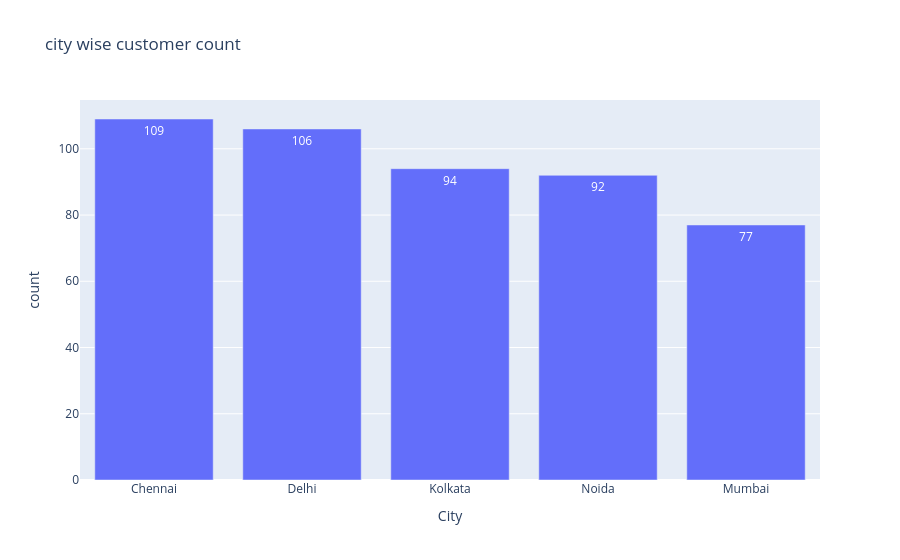

Notebook source saved alongside this figure:
### Code cell
fig= px.bar(data_frame=q1,x='City',y='count',text='count',title='city wise customer count')
fig.show()

### Figure 1 — Plotly figure (JSON) as saved in the notebook; plotly's stock layout.template omitted (floating-point values rounded to 4 significant figures)
{"data": [{"alignmentgroup": "True", "hovertemplate": "City=%{x}<br>count=%{text}<extra></extra>", "legendgroup": "", "marker": {"color": "#636efa", "pattern": {"shape": ""}}, "name": "", "offsetgroup": "", "orientation": "v", "showlegend": false, "text": [109, 106, 94, 92, 77], "textposition": "auto", "type": "bar", "x": ["Chennai", "Delhi", "Kolkata", "Noida", "Mumbai"], "xaxis": "x", "y": [109, 106, 94, 92, 77], "yaxis": "y"}], "layout": {"barmode": "relative", "legend": {"tracegroupgap": 0}, "title": {"text": "city wise customer count"}, "xaxis": {"anchor": "y", "domain": [0, 1], "title": {"text": "City"}}, "yaxis": {"anchor": "x", "domain": [0, 1], "title": {"text": "count"}}}}
